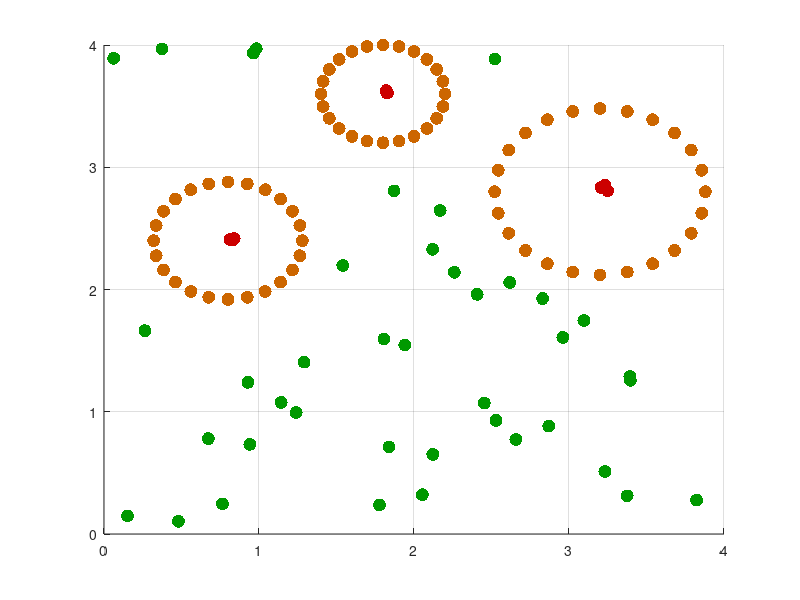

This figure's MATLAB source:
%% This script creates obstacles for GPIS
close all
clc
clear
num_circles = 3;
num_full_points = 3; % 3 red points per circle
circleRadius = [ 0.6; 0.85; 0.5 ] * 4 / 5; 
circleCenter = [    1, 4, 2.25;
                    3, 3.5, 4.5 ]  * 4 / 5;
points = linspace(-pi,pi,25);%-pi:pi/24:(pi-1e-3);
% x_edge = circleCenter + (circleRadius + 0.1*sin(points*10) + 0.11*cos(points*20 + 12) ...
%     + 1e-5*randn(1,length(points))) .* [cos(points); sin(points)];

x_edge = [];
y_edge = [];
x_full = [];
y_full = [];
for idx = 1:num_circles
    x_edge = [ x_edge, circleCenter(:,idx) + circleRadius(idx) * [cos(points); sin(points)] ];
    y_edge = [ y_edge, zeros(1, length(points)) ];
    x_full = [ x_full, 0.1*circleRadius(idx)*rand(2, num_full_points) + circleCenter(:, idx) ];
    y_full = [ y_full, ones(1, num_full_points) ];
end

num_free_points = 40;
x1_free = zeros(1,num_free_points);
x2_free = zeros(1,num_free_points);
y_free = zeros(1,num_free_points);
jj = 0;
while jj < num_free_points
%     rng(seed);
    jj = jj + 1;
    x1_free(jj) = 0.05 + 3.95*rand(1);
    x2_free(jj) = 0.05 + 3.95*rand(1);
    y_free(jj) = -1;
    % Checking if some of the free points are inside obstacles
    for idx = 1:size(circleCenter,2)
        dist_from_ctr = pdist2([x1_free(jj)', x2_free(jj)'], circleCenter(:,idx)');
        if dist_from_ctr <= circleRadius(idx) + 0.25
            x1_free(jj) = 0;
            x2_free(jj) = 0;
            y_free(jj) = 0;
            jj = jj - 1;
            break
        end
    end
end

x = [ x_full, x_edge, [ x1_free; x2_free ] ]';
y_noisefree = [ y_full, y_edge, y_free ]';
y = y_noisefree + randn(length(y_noisefree), 1) * 1e-3;

save("artificial_cloud_1.mat", "x", "y", "y_noisefree");

figure
hold on, grid on;
plot(x(y_noisefree==1,1), x(y_noisefree==1,2), '.','markersize',28,'color',[.8 0 0]); %Interior points
plot(x(y_noisefree==0,1), x(y_noisefree==0,2), '.','markersize',28,'color',[.8 .4 0]); %Border points
plot(x(y_noisefree==-1,1), x(y_noisefree==-1,2), '.','markersize',28,'color',[0 .6 0]); %Exterior points
